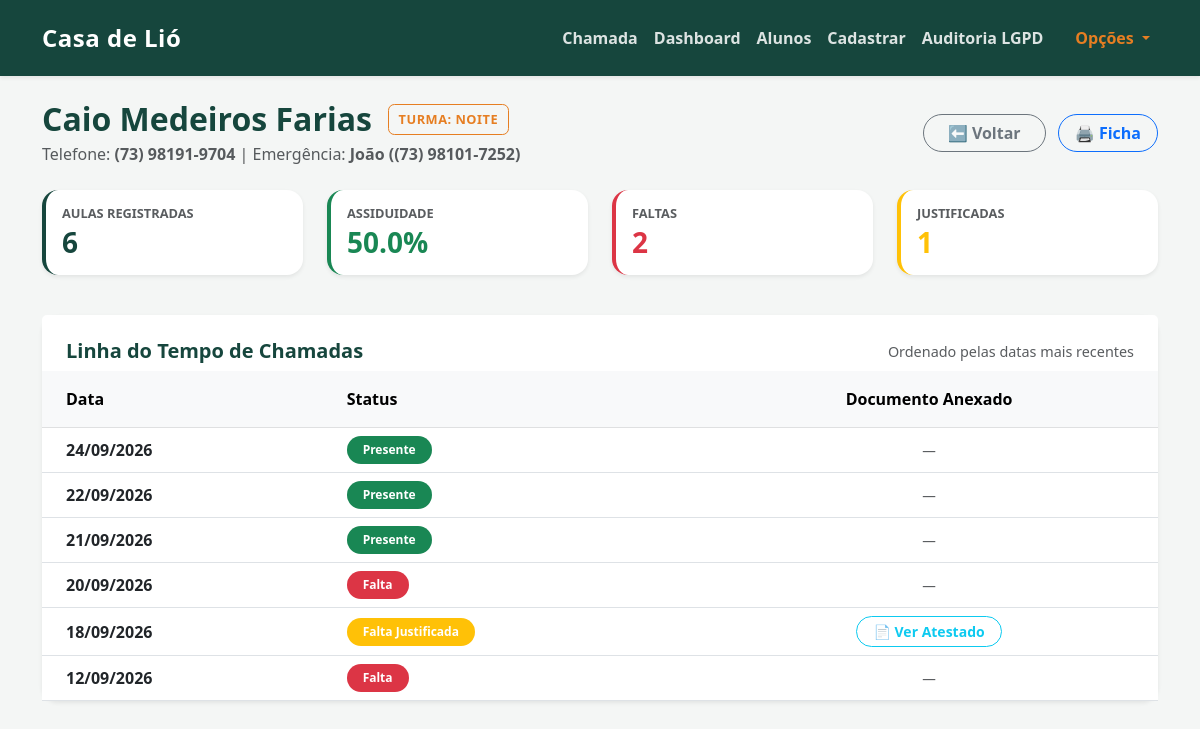
The app's page /alunos/2/historico (signed in), older data.
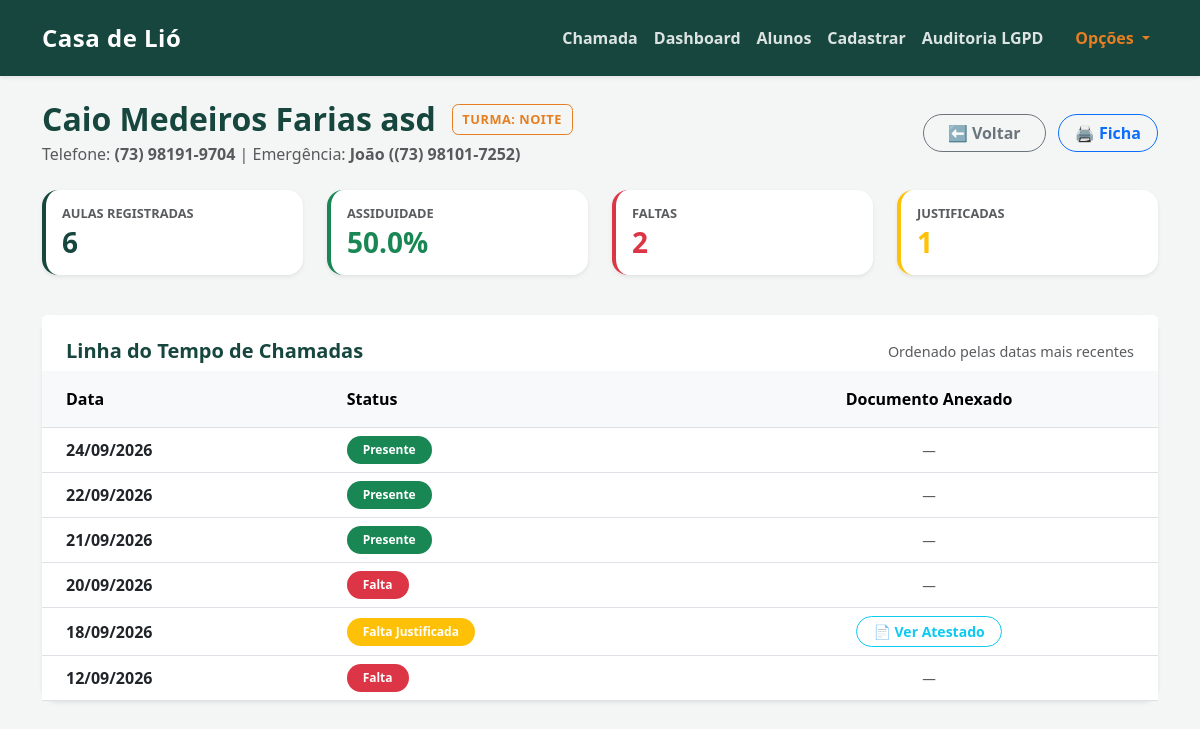
The same page, newer data.
### tables this page shows
CREATE TABLE alunos (
        id INTEGER PRIMARY KEY AUTOINCREMENT,
        nome TEXT NOT NULL,
        turma TEXT NOT NULL,
        data_nascimento TEXT,
        telefone TEXT,
        cep TEXT,
        rua TEXT,
        numero TEXT,
        bairro TEXT,
        cidade TEXT,
        referencia TEXT,
        contato_emergencia TEXT,
        telefone_emergencia TEXT,
        condicao_medica TEXT,
        nome_responsavel TEXT,
        autorizacao_pais INTEGER
    , consentimento_lgpd INTEGER DEFAULT 0, data_consentimento TEXT);

### app.py (the view)
@app.get("/alunos/{aluno_id}/historico", response_class=HTMLResponse)
async def historico_aluno(request: Request, aluno_id: int):
    usuario = obter_usuario_atual(request)
    if not usuario:
        return RedirectResponse(url="/login", status_code=303)
    conexao = pegar_conexao()
    aluno = conexao.execute('SELECT * FROM alunos WHERE id = ?', (aluno_id,)).fetchone()
    if not aluno:
        conexao.close()
        return RedirectResponse(url="/", status_code=303)
    registros_db = conexao.execute('''
        SELECT id, data, status, atestado
        FROM presencas
        WHERE aluno_id = ?
        ORDER BY data DESC
    ''', (aluno_id,)).fetchall()
    conexao.close()
    total_aulas = len(registros_db)
    presentes = sum(1 for r in registros_db if r['status'] == 'Presente')
    faltas = sum(1 for r in registros_db if r['status'] == 'Falta')
    justificadas = sum(1 for r in registros_db if r['status'] == 'Falta justificada')
    taxa_assiduidade = round((presentes / total_aulas * 100), 1) if total_aulas > 0 else 0
    historico = []
    for r in registros_db:
        reg_dict = dict(r)
        try:
            reg_dict['data_formatada'] = datetime.strptime(r['data'], '%Y-%m-%d').strftime('%d/%m/%Y')
        except Exception:
            reg_dict['data_formatada'] = r['data']
        historico.append(reg_dict)
    metricas = {
        "total_aulas": total_aulas,
        "presentes": presentes,
        "faltas": faltas,
        "justificadas": justificadas,
        "taxa_assiduidade": taxa_assiduidade
    }
    return templates.TemplateResponse(
        request=request,
        name="historico_aluno.html",
        context={"aluno": aluno, "historico": historico, "metricas": metricas}
    )

### templates/historico_aluno.html (shortened to what the changed rows need)
{% extends 'base.html' %}
{% block conteudo %}
<div class="row mb-4 align-items-center">
    <div class="col-md-8">
        <div class="d-flex align-items-center gap-3">
            <h2 class="text-primary fw-bold mb-0">{{ aluno['nome'] }}</h2>
            <span class="badge-institucional">Turma: {{ aluno['turma'] }}</span>
        </div>
        <p class="text-muted mt-1 mb-0">
            Telefone: <strong>{{ aluno['telefone'] }}</strong>
            {% if aluno['contato_emergencia'] %}
            | Emergência: <strong>{{ aluno['contato_emergencia'] }} ({{ aluno['telefone_emergencia'] }})</strong>
            {% endif %}
        </p>
    </div>
</div>
<div class="card shadow-sm border-0" style="border-radius: 1rem;">
    <div class="card-body p-0">
        <div class="table-responsive">
            <table class="table table-hover align-middle mb-0">
                <thead class="table-light">
                    <tr>
                        <th class="ps-4 py-3">Data</th>
                        <th class="py-3">Status</th>
                        <th class="py-3 text-center">Documento Anexado</th>
                    </tr>
                </thead>
            </table>
        </div>
    </div>
</div>
{% endblock %}

Row changes from the older to the newer data that the page shows:
changed alunos "João": nome "Caio Medeiros Farias" → "Caio Medeiros Farias asd"
